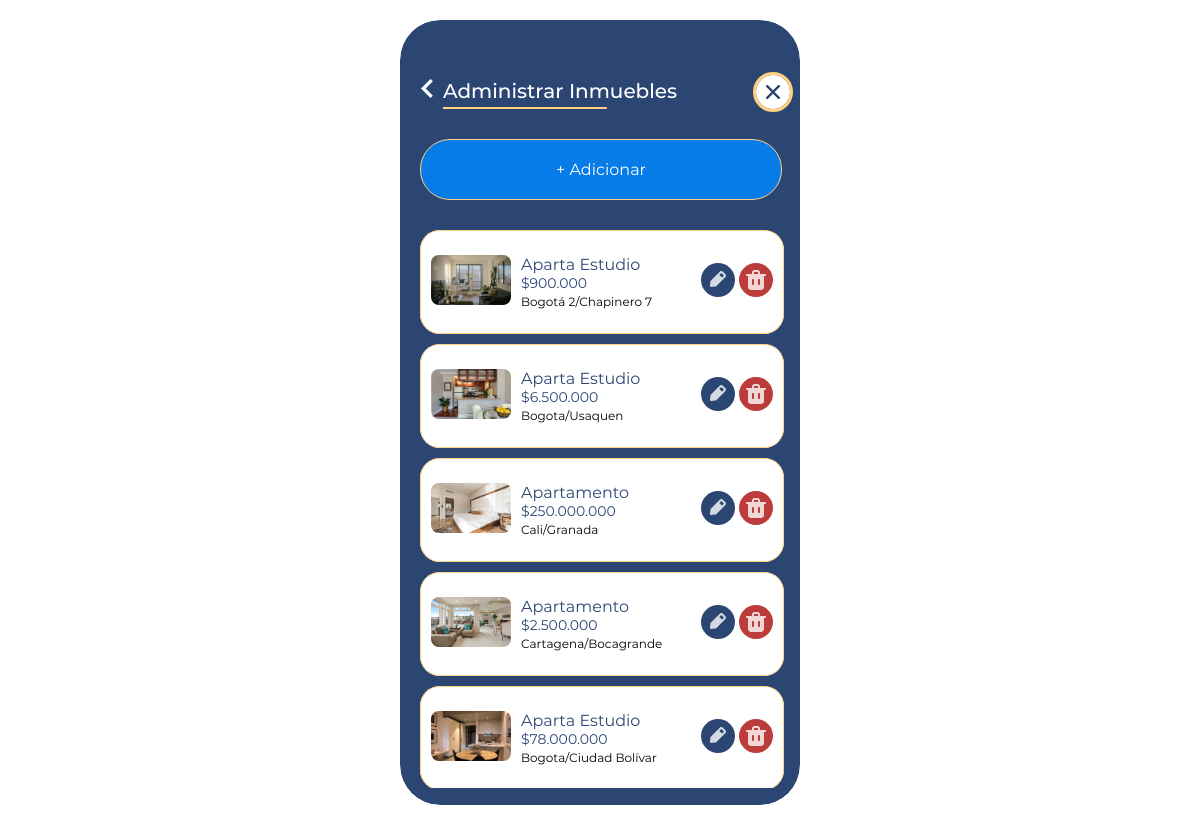
Screenshot of /Views/html/interfaces/Inmobiliaria/InmoApartamentos.php with the database file from the repository.
### tables this page shows
CREATE TABLE `inmuebles` (
  `id` int(11) NOT NULL,
  `tipo` varchar(50) DEFAULT NULL,
  `categoria` varchar(50) DEFAULT NULL,
  `precio` bigint(20) DEFAULT NULL,
  `tamano` int(5) DEFAULT NULL,
  `ciudad` varchar(40) DEFAULT NULL,
  `barrio` varchar(40) DEFAULT NULL,
  `foto` varchar(200) DEFAULT NULL
);

### Controllers/mostrarInmuebles.php (the view, shortened to what this page needs)
<?php
function mostrarInmuebles() {
    $objConexionBd = new ConexionBd();
    $conexion = $objConexionBd->getConexion();
    $sql = "SELECT * FROM inmuebles";
    $result = $conexion->prepare($sql);
    $result->execute();
    while ($row = $result->fetch(PDO::FETCH_ASSOC)) {
        $tipo = htmlspecialchars($row['tipo']);
        $precio = number_format($row['precio'], 0, ',', '.');
        $ciudad = htmlspecialchars($row['ciudad']);
        $barrio = htmlspecialchars($row['barrio']);
        $foto = htmlspecialchars($row['foto']);
        echo '<tr>
                <td>
                    <figure class="photo">
                        <img src="../../../../Uploads/' . $foto . '" alt="Foto del inmueble">
                    </figure>
                    <div class="info">
                        <h3>' . $tipo . '</h3>
                        <h4>$' . $precio . '</h4>
                        <p>' . $ciudad . '/' . $barrio . '</p>
                    </div>
                    <div class="controls">
                        <a href="InmoEdit.php?id=' . $row['id'] . '" class="edit"></a>
                        <a href="../../../../Controllers/deleteInmueble.php?id=' . $row['id'] . '" class="delete"></a>
                    </div>
                </td>
            </tr>';
    }
}
?>

### Views/html/interfaces/Inmobiliaria/InmoApartamentos.php (shortened to what this page needs)
<?php
require_once(__DIR__ . '/../../../../Controllers/mostrarInmuebles.php');
?>
<!DOCTYPE html>
<html lang="en">
<head>
    <link rel="stylesheet" href="../../css/master.css">
</head>
<body>
    <main class="dashboard">
        <header>
            <h2>Administrar Inmuebles</h2>
            <a href="InmoDashboard.html" class="back"></a>
            <a href="../../../../index.php" class="close"></a>
        </header>
        <a href="InmoAdd.html" class="btn-home adicionar">+ Adicionar</a>
        <table>
            <?php
             mostrarInmuebles();
            ?>
        </table>
    </main>
</body>
</html>

### Views/html/css/master.css (style rules this page uses)
html { font-size: 16px; font-family: Montserrat-Regular; font-weight: 400; -webkit-font-smoothing: antialiased; }
a.btn-home { text-align: center; text-decoration: none; display: block; padding: 20px; background: #077be7; border-radius: 30px; width: 80%; margin: 25px auto; color: #fff; transition: .4s; }
a.btn-home.adicionar { position: absolute; left: 5%; top: 12%; border: 1px solid #ffd27f; }
main.dashboard, main.add, main.show, main.edit { background: url(../imgs/bg.svg); border-radius: 40px; height: 785px; margin: 20px auto; position: relative; width: 400px; }
main.dashboard header, main.add header, main.show header, main.edit header { position: relative; }
main.dashboard header h2, main.add header h2, main.show header h2, main.edit header h2 { color: #fff; font-family: Montserrat-Medium; font-weight: 500; font-size: 20px; position: absolute; left: 40%; transform: translate(-50%, 0); top: 42px; }
main.dashboard header h2::before, main.show header h2::before, main.add header h2::before,main.edit header h2::before { content: ""; position: absolute; bottom: -6px; left: 0; width: 70%; height: 2px; background: #FFD27F; }
main.dashboard header a.close:link, main.dashboard header a.close:visited, main.add header a.close:link, main.add header a.close:visited, main.show header a.close:link, main.show header a.close:visited, main.edit header a.close:link, main.edit header a.close:visited { background: url(../imgs/btn-close.svg) no-repeat center; height: 34px; left: 353px; position: absolute; top: 52px; transition: transform 0.2s ease-in; width: 34px; border: 3px solid #FFD27F; border-radius: 50%; }
main.dashboard table { display: block; border-collapse: separate; border-spacing: 10px; height: 568px; overflow-y: scroll; position: absolute; top: 200px; left: 10px; }
main.dashboard table tr { transition: background 0.2s ease-in; }
main.dashboard table tr:nth-child(even) { background: #fff; border: 1px solid #077be7; }
main.dashboard table tr:nth-child(odd) { background: #fff; }
main.dashboard table tr td { border-radius: 20px; height: 100px; position: relative; width: 360px; border: 1px solid #FFD27F; }
main.dashboard table tr td figure { margin: 0px; position: absolute; top: 14px; left: 10px; padding-top: 10px; }
main.dashboard table tr td figure img { width: 80px; border-radius: 8px; }
main.dashboard table tr td div.info { position: absolute; top: 24px; left: 100px; }
main.dashboard table tr td div.info h3, main.dashboard table tr td div.info h4 { color: #2c4674; font-weight: 400; font-size: 16px; margin: 0px; }
main.dashboard table tr td div.info p { font-size: 12px; margin: 2px 0 0 0; }
main.dashboard table tr td div.info h4 { color: #2c4674; font-size: 14px; }
main.dashboard table tr td div.controls { position: absolute; top: 32px; right: 10px; }
main.dashboard table tr td div.controls a:link, main.dashboard table tr td div.controls a:visited { display: inline-block; height: 34px; transition: transform 0.2s ease-in; width: 34px; }
main.dashboard table tr td div.controls a.edit { background: url(../imgs/btn-edit.svg) no-repeat center; }
main.dashboard table tr td div.controls a.delete { background: url(../imgs/btn-delete.svg) no-repeat center; }
main.add header a.back:link, main.add header a.back:visited, main.show header a.back:link, main.show header a.back:visited, main.edit header a.back:link, main.edit header a.back:visited, main.dashboard header a.back:link, main.dashboard header a.back:visited { background: url(../imgs/btn-back.svg) no-repeat center; height: 34px; left: 10px; position: absolute; top: 52px; transition: transform 0.2s ease-in; width: 34px; }

### rows the page displays
inmuebles: foto (picture), tipo "Aparta Estudio", precio "900.000", ciudad "Bogotá 2", barrio "Chapinero 7"
inmuebles: foto (picture), tipo "Aparta Estudio", precio "6.500.000", ciudad "Bogota", barrio "Usaquen"
inmuebles: foto (picture), tipo "Apartamento", precio "250.000.000", ciudad "Cali", barrio "Granada"
inmuebles: foto (picture), tipo "Apartamento", precio "2.500.000", ciudad "Cartagena", barrio "Bocagrande"
inmuebles: foto (picture), tipo "Aparta Estudio", precio "78.000.000", ciudad "Bogota", barrio "Ciudad Bolívar"
